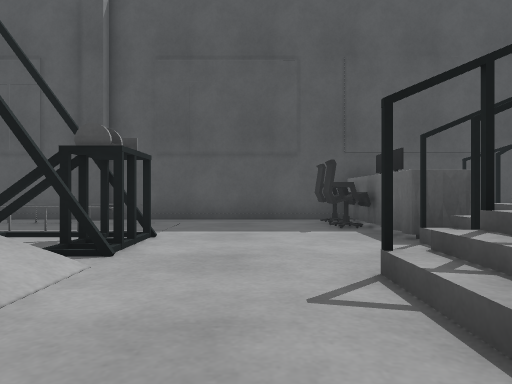
[1] (above)

24 first-person views from a walk through a robot-simulator world made for Gazebo. The camera is 0.37 m above the floor, looks level and sees 70° across. The floor is counted in squares, 0.5 m on a side. Each view is taken from the middle of a square. On the plan, view 1 faces up. The plan holds only what a view shows up to about 11 squares ahead; the rest is blank.

[2]
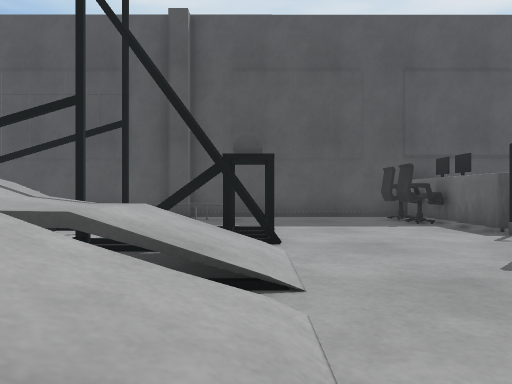

[3]
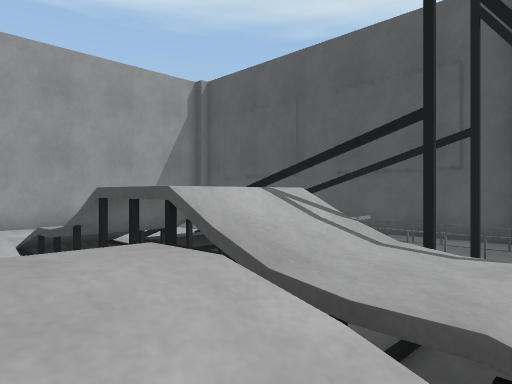

[4]
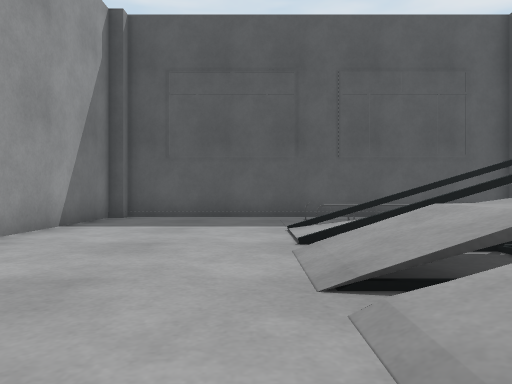

[5]
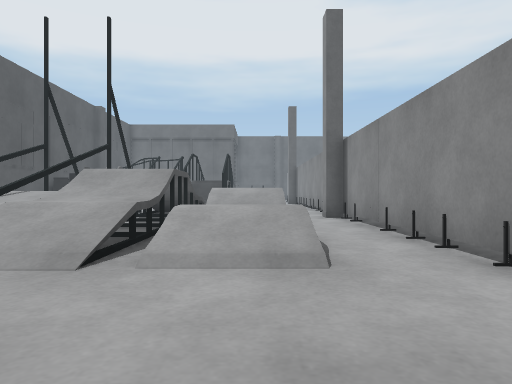

[6]
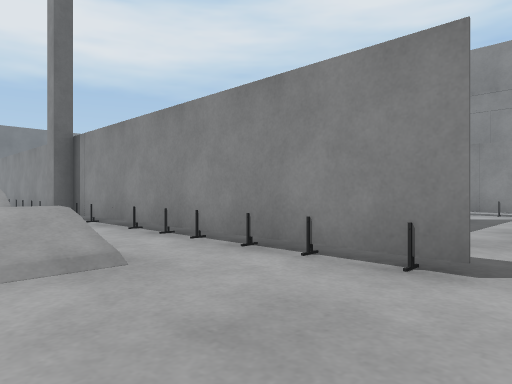

[7]
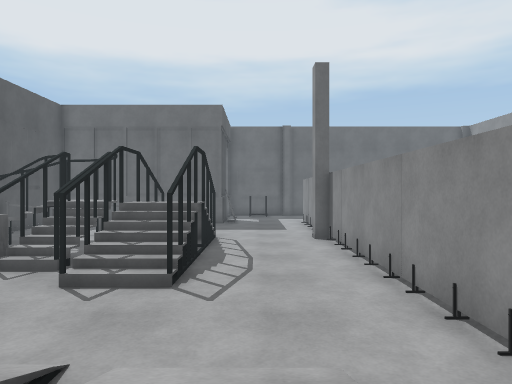

[8]
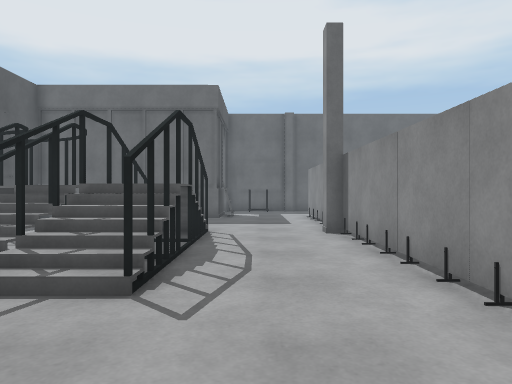

[9]
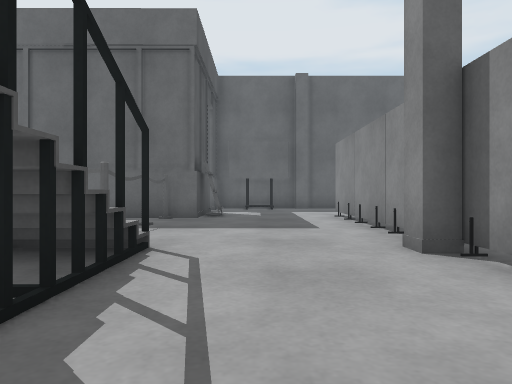

[10]
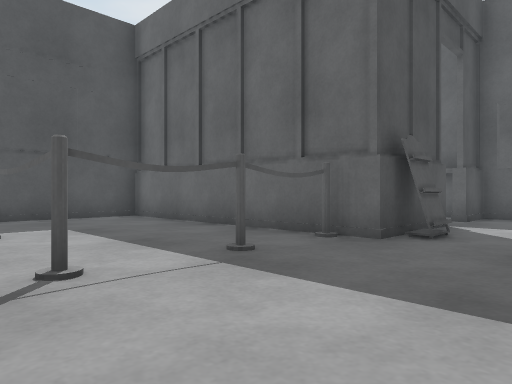

[11]
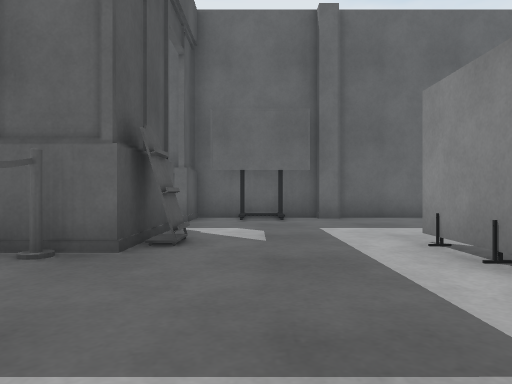

[12]
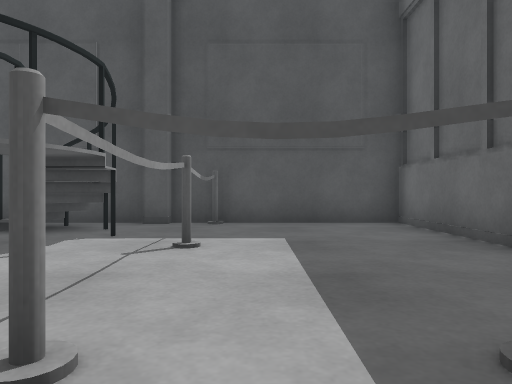

[13]
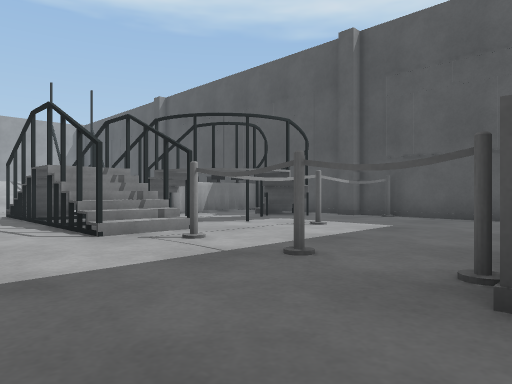

[14]
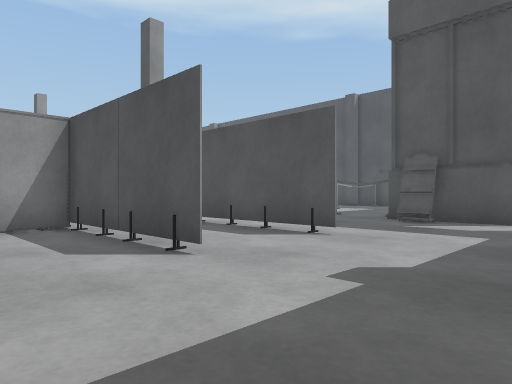

[15]
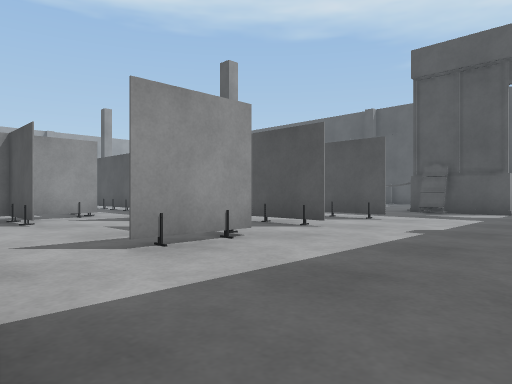

[16]
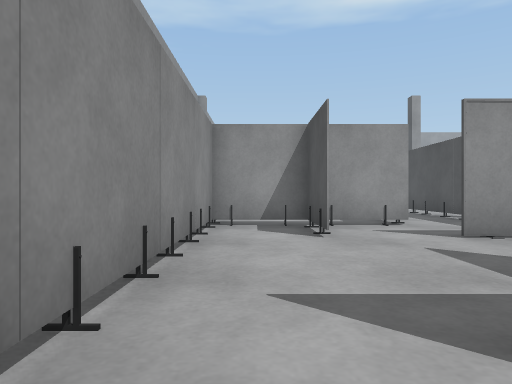

[17]
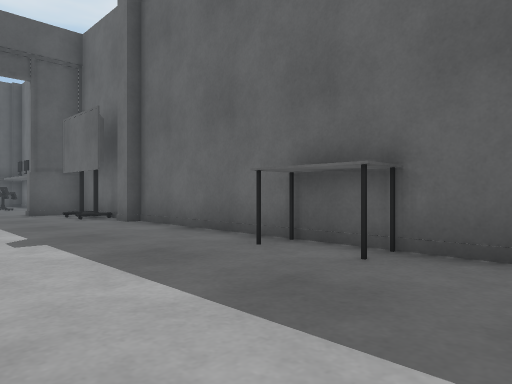

[18]
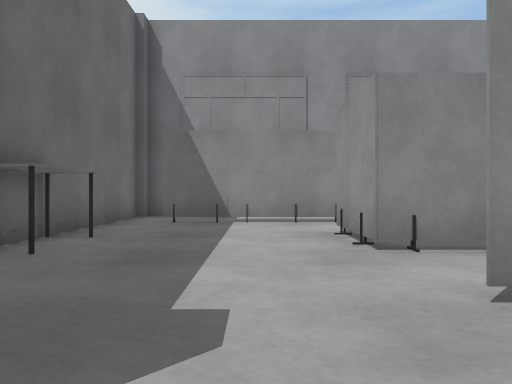

[19]
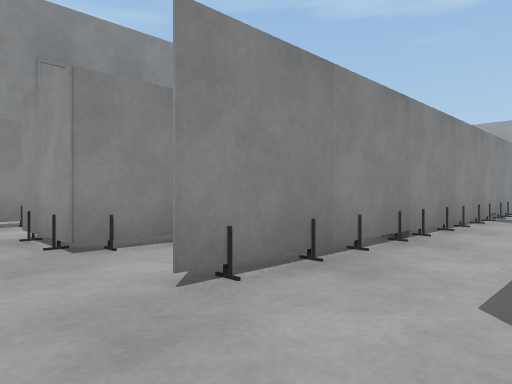

[20]
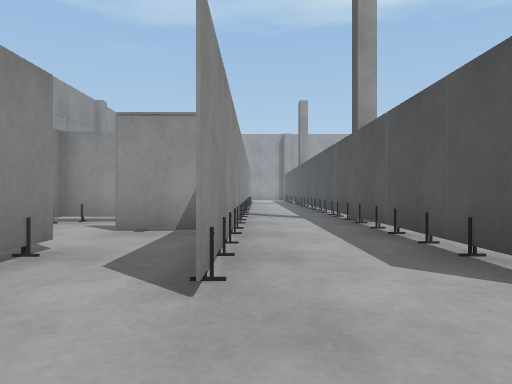

[21]
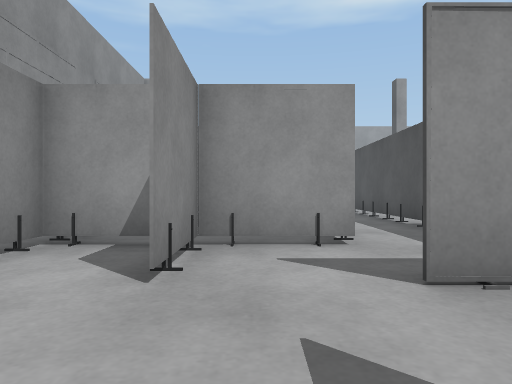

[22]
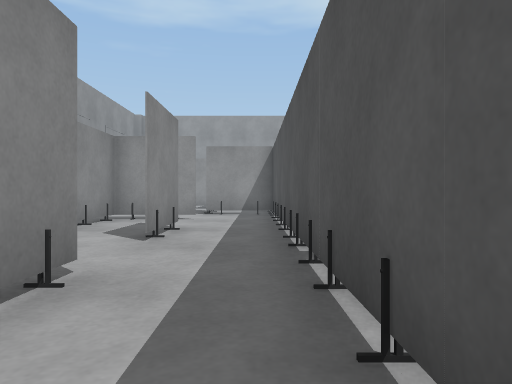

[23]
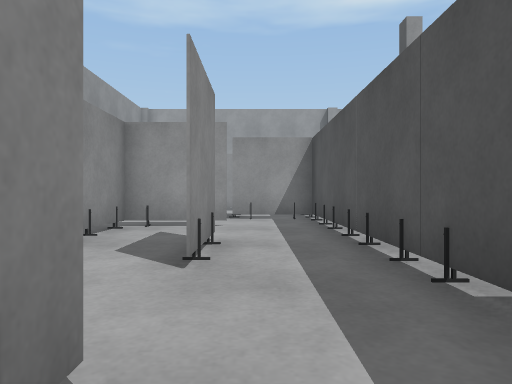

[24]
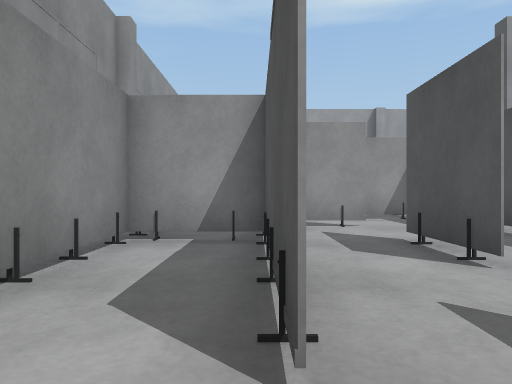

### Floor plan
Key: @ floor where view 1 was taken; # wall or solid block; x gap in a wall; . main floor; : floor 0.05 m higher than the main floor; + floor 0.25 m higher than the main floor; * floor 0.3 m higher than the main floor; % floor 0.45 m higher than the main floor; & floor 0.6 m higher than the main floor; / step, stairs or slope; = window, fence, low wall or low ledge; v drop or lower ground; T thing the floor can be seen under or through.
Columns run from 16 left of view 1 to 20 right of it. Each row starts with its distance up from view 1.
 10 ##################       #####
  9 #....=======#=... #      #...#
  8 #......   ....... #      #...#
  7 #.....========....#      #...#
  6 #..../v==##::##...#      #...#
  5 #....////*v.=##...#      #...#
  4  ..../x=x#vvvv#...#      #...#
  3  ....////&&////..=#     ###.###
  2  ..../vv##vvvv/..=##   #=#...########
  1  ..../vv= vvvv=..########.....##....#
  0  ....//+  /%///.@..................##
 -1  ...../././.  .....................##
 -2  .=#=.===.==#=#===.====###.####....##
 -3   ###########  ################.....#
 -4   .                   ..............#
 -5   ..         ############TTTTTT.....#
 -6    .        .#............T.........#
 -7    .        .#............#........##
 -8    .         #.#..##..##T....## ...##
 -9    .          .#........T.....# ...##
-10    ..         .#######..TTT.........#
-11    ..           .#......T...........#
-12    ##            ####   T####TTTTTT.#
-13                               ......#
-14                                    ##

Positions as (right, up) in squares from view 1, and headings:
1: (0, 0), facing up
2: (-2, -1), facing up
3: (-3, 0), facing up-left
4: (-12, -1), facing up
5: (-15, 0), facing right
6: (-15, 1), facing down-right
7: (-5, 0), facing right
8: (-3, 0), facing right
9: (3, 0), facing right
10: (8, -1), facing up-right
11: (9, 0), facing right
12: (10, 1), facing up
13: (14, -1), facing up-left
14: (18, -8), facing up-left
15: (19, -12), facing up-left
16: (16, -11), facing left
17: (15, -11), facing up-right
18: (16, -3), facing down
19: (16, -3), facing down-left
20: (17, -5), facing left
21: (13, -9), facing left
22: (9, -6), facing left
23: (7, -7), facing left
24: (7, -10), facing left
